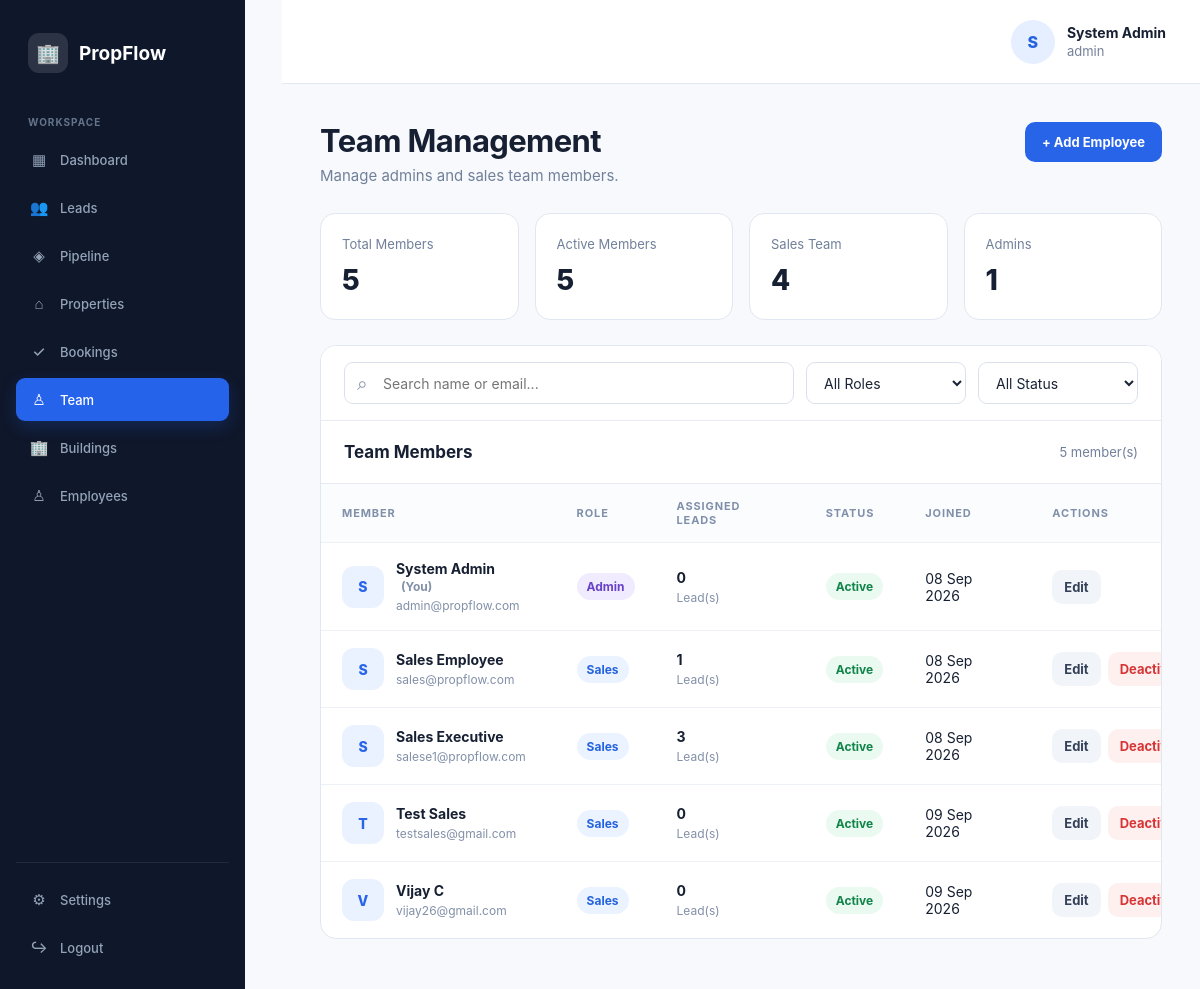
/admin/team.php (signed in), run on the app's committed database.
### tables this page shows
CREATE TABLE `users` (
  `id` int(10) UNSIGNED NOT NULL,
  `name` varchar(100) NOT NULL,
  `email` varchar(150) NOT NULL,
  `password` varchar(255) NOT NULL,
  `role` enum('admin','sales') NOT NULL DEFAULT 'sales',
  `status` enum('active','inactive') NOT NULL DEFAULT 'active',
  `created_at` timestamp NOT NULL DEFAULT current_timestamp(),
  `updated_at` timestamp NOT NULL DEFAULT current_timestamp() ON UPDATE current_timestamp()
);

### includes/auth.php (called while the page is built, shortened)
<?php
function currentUser()
{
    return $_SESSION['user'] ?? null;
}

### admin/team.php (the view, shortened to what this page needs)
<?php
require_once "../includes/auth.php";
$user = currentUser();
function e($value)
{
    return htmlspecialchars((string)$value, ENT_QUOTES, 'UTF-8');
}
$totalMembers = (int)$pdo->query("
    SELECT COUNT(*)
    FROM users
")->fetchColumn();
$activeMembers = (int)$pdo->query("
    SELECT COUNT(*)
    FROM users
    WHERE status = 'active'
")->fetchColumn();
$salesMembers = (int)$pdo->query("
    SELECT COUNT(*)
    FROM users
    WHERE role = 'sales'
")->fetchColumn();
$adminMembers = (int)$pdo->query("
    SELECT COUNT(*)
    FROM users
    WHERE role = 'admin'
")->fetchColumn();
$teamStmt = $pdo->query("
    SELECT
        u.id,
        u.name,
        u.email,
        u.role,
        u.status,
        u.created_at,
        (
            SELECT COUNT(*)
            FROM leads l
            WHERE l.assigned_to = u.id
        ) AS assigned_leads
    FROM users u
    ORDER BY
        CASE
            WHEN u.status = 'active' THEN 0
            ELSE 1
        END,
        CASE
            WHEN u.role = 'admin' THEN 0
            ELSE 1
        END,
        u.name ASC
");
$teamMembers = $teamStmt->fetchAll(PDO::FETCH_ASSOC);
?>
<!DOCTYPE html>
<html lang="en">
<head>
</head>
<body>
<aside class="sidebar">
    <div class="brand">
        <div class="brand-icon">🏢</div>
        <div class="brand-name">PropFlow</div>
    </div>
    <div class="menu-title">Workspace</div>
    <nav class="nav">
        <a href="dashboard.php">
            <span class="nav-icon">▦</span>
            <span>Dashboard</span>
        </a>
        <a href="leads.php">
            <span class="nav-icon">👥</span>
            <span>Leads</span>
        </a>
        <a href="pipeline.php">
            <span class="nav-icon">◈</span>
            <span>Pipeline</span>
        </a>
        <a href="properties.php">
            <span class="nav-icon">⌂</span>
            <span>Properties</span>
        </a>
        <a href="bookings.php" >
            <span class="nav-icon">✓</span>
            <span>Bookings</span>
        </a>
        <a href="team.php" class="active">
            <span class="nav-icon">♙</span>
            <span>Team</span>
        </a>
         <a href="buildings.php" >
            <span class="nav-icon">🏢</span>
            <span>Buildings</span>
        </a>
         <a href="employees.php">
            <span class="nav-icon">♙</span>
            <span>Employees</span>
        </a>
    </nav>
    <div class="sidebar-bottom">
        <nav class="nav">
            <a href="settings.php">
                <span class="nav-icon">⚙</span>
                <span>Settings</span>
            </a>
            <a href="../logout.php">
                <span class="nav-icon">↪</span>
                <span>Logout</span>
            </a>
        </nav>
    </div>
</aside>
<header class="topbar">
    <div class="admin">
        <div class="avatar">
            <?= e(
                strtoupper(
                    substr(
                        $user['name'] ?? 'A',
                        0,
                        1
                    )
                )
            ) ?>
        </div>
        <div>
            <div class="admin-name">
                <?= e($user['name'] ?? 'System Admin') ?>
            </div>
            <div class="admin-role">
                <?= e($user['role'] ?? 'admin') ?>
            </div>
        </div>
    </div>
</header>
<main class="main">
    <div class="page-head">
        <div>
            <h1 class="page-title">
                Team Management
            </h1>
            <p class="page-subtitle">
                Manage admins and sales team members.
            </p>
        </div>
        <button
            type="button"
            class="btn btn-primary"
            onclick="openEmployeeModal()"
        >
            + Add Employee
        </button>
    </div>
    <section class="stats">
        <div class="stat">
            <div class="stat-label">
                Total Members
            </div>
            <div class="stat-value">
                <?= number_format($totalMembers) ?>
            </div>
        </div>
        <div class="stat">
            <div class="stat-label">
                Active Members
            </div>
            <div class="stat-value">
                <?= number_format($activeMembers) ?>
            </div>
        </div>
        <div class="stat">
            <div class="stat-label">
                Sales Team
            </div>
            <div class="stat-value">
                <?= number_format($salesMembers) ?>
            </div>
        </div>
        <div class="stat">
            <div class="stat-label">
                Admins
            </div>
            <div class="stat-value">
                <?= number_format($adminMembers) ?>
            </div>
        </div>
    </section>
    <section class="card">
        <div class="filters">
            <div class="search-box">
                <span class="search-icon">⌕</span>
                <input
                    type="text"
                    id="teamSearch"
                    class="filter-control"
                    placeholder="Search name or email..."
                    oninput="filterTeam()"
                >
            </div>
            <select
                id="roleFilter"
                class="filter-control role-filter"
                onchange="filterTeam()"
            >
                <option value="all">
                    All Roles
                </option>
            </select>
            <select
                id="statusFilter"
                class="filter-control status-filter"
                onchange="filterTeam()"
            >
                <option value="all">
                    All Status
                </option>
            </select>
        </div>
        <div class="card-head">
            <h2 class="card-title">
                Team Members
            </h2>
            <div class="card-count">
                <?= count($teamMembers) ?> member(s)
            </div>
        </div>
        <?php if (empty($teamMembers)): ?>
            <div class="empty">
                <div class="empty-icon">
                    👥
                </div>
                <div class="empty-title">
                    No team members found
                </div>
                <div>
                    Add your first employee to get started.
                </div>
            </div>
        <?php else: ?>
            <div class="table-wrap">
                <table>
                    <thead>
                        <tr>
                            <th>
                                Member
                            </th>
                            <th>
                                Role
                            </th>
                            <th>
                                Assigned Leads
                            </th>
                            <th>
                                Status
                            </th>
                            <th>
                                Joined
                            </th>
                            <th>
                                Actions
                            </th>
                        </tr>
                    </thead>
                    <tbody>
                    <?php foreach ($teamMembers as $member): ?>
                        <?php
                        $memberSearch = strtolower(
                            ($member['name'] ?? '') .
                            ' ' .
                            ($member['email'] ?? '')
                        );
                        $memberRole =
                            strtolower($member['role'] ?? '');
                        $memberStatus =
                            strtolower($member['status'] ?? '');
                        $initial =
                            strtoupper(
                                substr(
                                    $member['name'] ?? 'U',
                                    0,
                                    1
                                )
                            );
                        ?>
                        <tr
                            class="team-row"
                            data-search="<?= e($memberSearch) ?>"
                            data-role="<?= e($memberRole) ?>"
                            data-status="<?= e($memberStatus) ?>"
                        >
                            <td>
                                <div class="member-cell">
                                    <div class="avatar-small">
                                        <?= e($initial) ?>
                                    </div>
                                    <div>
                                        <div class="primary-text">
                                            <?= e($member['name']) ?>
                                            <?php
                                            if (
                                                (int)$member['id'] ===
                                                (int)($user['id'] ?? 0)
                                            ):
                                            ?>
                                                <span
                                                    class="secondary-text"
                                                    style="
                                                        display:inline;
                                                        margin-left:5px;
                                                    "
                                                >
                                                    (You)
                                                </span>
                                            <?php endif; ?>
                                        </div>
                                        <div class="secondary-text">
                                            <?= e($member['email']) ?>
                                        </div>
                                    </div>
                                </div>
                            </td>
                            <td>
                                <?php if ($memberRole === 'admin'): ?>
                                    <span class="
                                        badge
                                        badge-admin
                                    ">
                                        Admin
                                    </span>
                                <?php else: ?>
                                    <span class="
                                        badge
                                        badge-sales
                                    ">
                                        Sales
                                    </span>
                                <?php endif; ?>
                            </td>
                            <td>
                                <div class="primary-text">
                                    <?= number_format(
                                        (int)$member['assigned_leads']
                                    ) ?>
                                </div>
                                <div class="secondary-text">
                                    Lead(s)
                                </div>
                            </td>
                            <td>
                                <?php if ($memberStatus === 'active'): ?>
                                    <span class="
                                        badge
                                        badge-active
                                    ">
                                        Active
                                    </span>
                                <?php endif; ?>
                            </td>
                            <td>
                                <?= e(
                                    date(
                                        'd M Y',
                                        strtotime(
                                            $member['created_at']
                                        )
                                    )
                                ) ?>
                            </td>
                            <td>
                                <div class="action-group">
                                    <button
                                        type="button"
                                        class="btn btn-secondary"
                                        onclick='editEmployee(
                                            <?= json_encode((int)$member["id"]) ?>,
                                            <?= json_encode($member["name"]) ?>,
                                            <?= json_encode($member["email"]) ?>,
                                            <?= json_encode($member["role"]) ?>,
                                            <?= json_encode($member["status"]) ?>
                                        )'
                                    >
                                        Edit
                                    </button>
                                    <?php
                                    $isCurrentUser =
                                        (int)$member['id'] ===
                                        (int)($user['id'] ?? 0);
                                    ?>
                                    <?php if (!$isCurrentUser): ?>
                                        <form
                                            method="POST"
                                            style="display:inline;"
                                            onsubmit="
                                                return confirm(
                                                    'Change this employee status?'
                                                );
                                            "
                                        >
                                            <button
                                                type="submit"
                                                class="
                                                    btn
                                                    <?= $memberStatus === 'active'
                                                        ? 'btn-danger'
                                                        : 'btn-primary'
                                                    ?>
                                                "
                                            >
                                                <?= $memberStatus === 'active'
                                                    ? 'Deactivate'
                                                    : 'Activate'
                                                ?>
                                            </button>
                                        </form>
                                    <?php endif; ?>
                                </div>
                            </td>
                        </tr>
                    <?php endforeach; ?>
                    </tbody>
                </table>
            </div>
        <?php endif; ?>
    </section>
</main>
</body>
</html>

### data on the page
users: name "S", name "System Admin", role "admin", shows "(You)", email "admin@propflow.com", assigned_leads "0", status "Active", created_at "08 Sep 2026"
users: name "S", name "Sales Employee", email "sales@propflow.com", role "Sales", assigned_leads "1", status "Active", created_at "08 Sep 2026"
users: name "S", name "Sales Executive", email "salese1@propflow.com", role "Sales", assigned_leads "3", status "Active", created_at "08 Sep 2026"
users: name "T", name "Test Sales", email "testsales@gmail.com", role "Sales", assigned_leads "0", status "Active", created_at "09 Sep 2026"
users: name "V", name "Vijay C", email "vijay26@gmail.com", role "Sales", assigned_leads "0", status "Active", created_at "09 Sep 2026"

### other printed values
$totalMembers "5"
$activeMembers "5"
$salesMembers "4"
$adminMembers "1"
count($teamMembers) "5"
